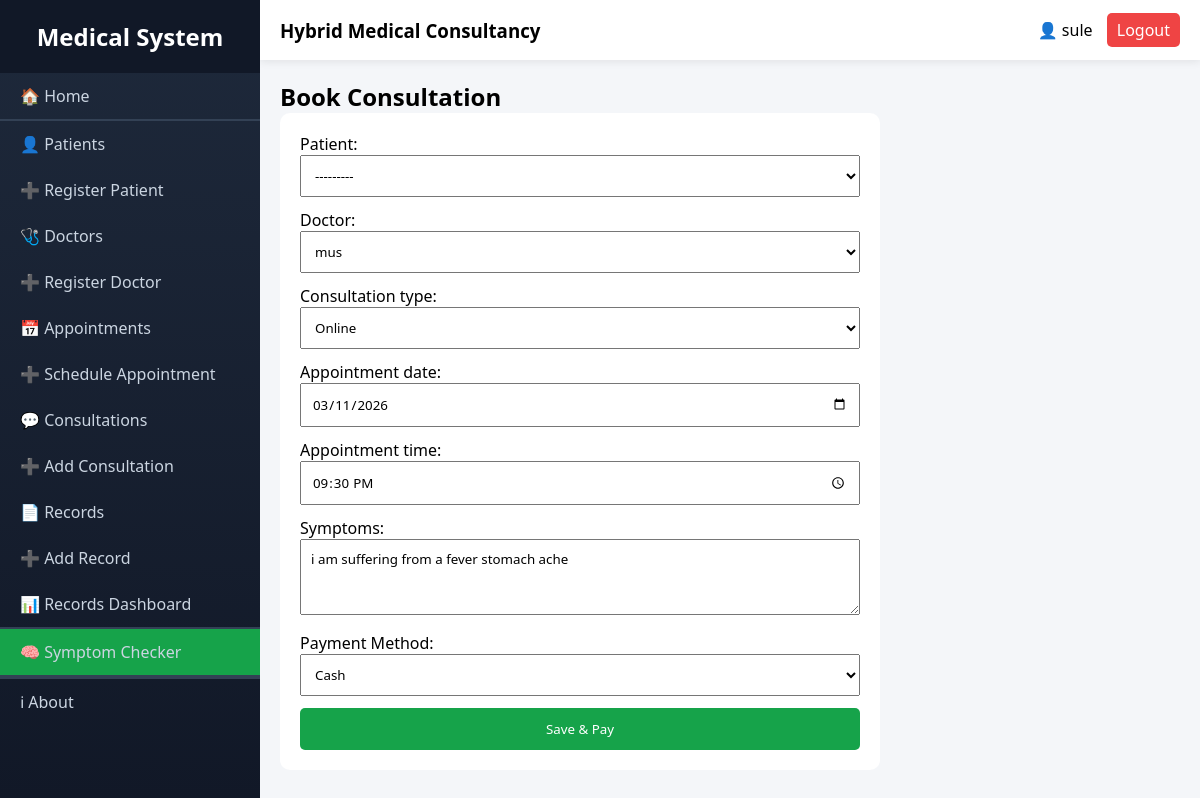
Page /consultations/1/edit/ (signed in) on the earlier database version.
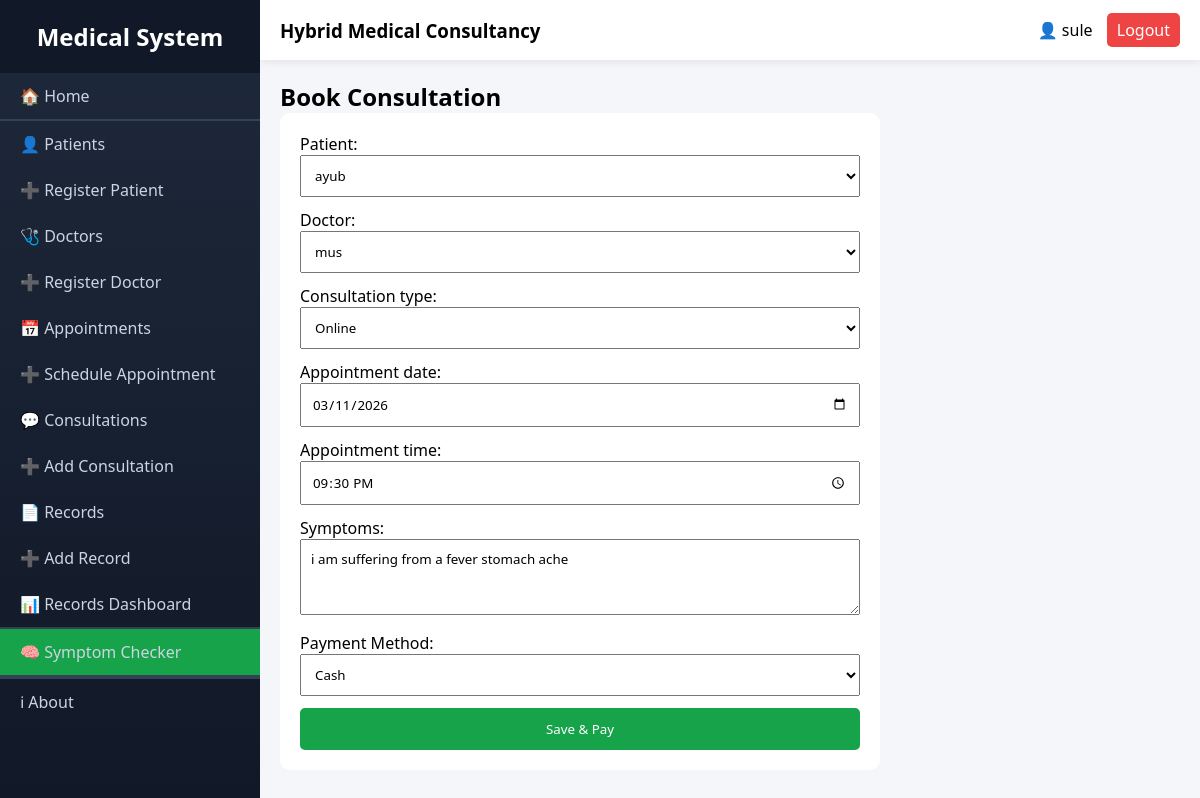
Same page on the later database version.
### consultations/models.py (models this page shows, shortened)
class Consultation(models.Model):
    CONSULTATION_TYPE = (
        ('online', 'Online'),
        ('physical', 'Physical Visit'),
    )
    STATUS_CHOICES = (
        ('pending', 'Pending'),
        ('approved', 'Approved'),
        ('completed', 'Completed'),
        ('cancelled', 'Cancelled'),
    )
    patient = models.ForeignKey(
        User,
        on_delete=models.CASCADE,
        related_name='patient_consultations'
    )
    doctor = models.ForeignKey(
        User,
        on_delete=models.CASCADE,
        related_name='doctor_consultations'
    )
    consultation_type = models.CharField(
        max_length=20,
        choices=CONSULTATION_TYPE
    )
    appointment_date = models.DateField()
    appointment_time = models.TimeField()
    symptoms = models.TextField()
    meeting_link = models.URLField(
        blank=True,
        null=True
    )  # Only for online consultations
    fee = models.DecimalField(
        max_digits=10,
        decimal_places=2,
        default=0.00,
        help_text="Set the consultation fee"
    )
    status = models.CharField(
        max_length=20,
        choices=STATUS_CHOICES,
        default='pending'
    )
    created_at = models.DateTimeField(auto_now_add=True)

### consultations/views.py (the view)
# urls.py: path('<int:pk>/edit/', views.consultation_update, name='consultation_update'),
@login_required
def consultation_update(request, pk):
    consultation = get_object_or_404(Consultation, pk=pk)
    form = ConsultationForm(request.POST or None, instance=consultation)
    if form.is_valid():
        form.save()
        return redirect('consultations:consultation_list')
    return render(request, 'consultations/consultation_form.html', {'form': form})

### consultations/forms.py
class ConsultationForm(forms.ModelForm):
    appointment_date = forms.DateField(
        widget=forms.DateInput(attrs={'type': 'date'})
    )
    appointment_time = forms.TimeField(
        widget=forms.TimeInput(attrs={'type': 'time'})
    )
    symptoms = forms.CharField(
        widget=forms.Textarea(attrs={'rows': 3})
    )
    class Meta:
        model = Consultation
        fields = [
            'patient',
            'doctor',
            'consultation_type',
            'appointment_date',
            'appointment_time',
            'symptoms'
        ]
    def __init__(self, *args, **kwargs):
        super().__init__(*args, **kwargs)
        doctor_ids = Profile.objects.filter(role='doctor').values_list('user_id', flat=True)
        patient_ids = Profile.objects.filter(role='patient').values_list('user_id', flat=True)
        self.fields['doctor'].queryset = User.objects.filter(id__in=doctor_ids)
        self.fields['patient'].queryset = User.objects.filter(id__in=patient_ids)

### consultations/templates/consultations/consultation_form.html (shortened to what this page needs)
{% extends "layout.html" %}
{% block content %}
<h2>Book Consultation</h2>
<form method="post">
    {{ form.as_p }}
    <label for="payment_method">Payment Method:</label>
    <select name="payment_method" id="payment_method">
        <option value="cash">Cash</option>
    </select>
    <button type="submit">Save & Pay</button>
</form>
{% endblock %}

Differences in the rows shown:
changed Consultation "mus": patient "---------" → "ayub"
